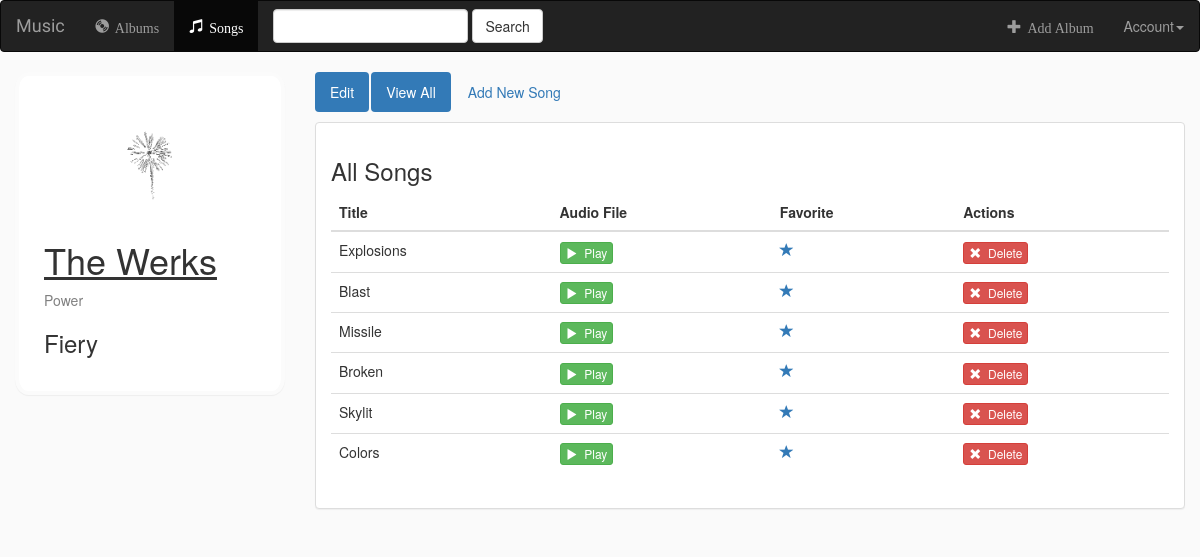
The app's page /myapp/5/ with its own data.
### myapp/models.py (models this page shows, shortened)
class Album(models.Model):
    user = models.ForeignKey(User, default=1)
    artist = models.CharField(max_length=250)
    title = models.CharField(max_length=250)
    genre = models.CharField(max_length=250)
    logo = models.FileField()
    def __str__(self):
        return "{} - {}".format(self.title, self.artist)

class Song(models.Model):
    album = models.ForeignKey(Album, on_delete=models.CASCADE)
    file_type = models.CharField(max_length=10, default="mp3")
    song_title = models.CharField(max_length=250)
    is_favorite = models.BooleanField(default=False)

### myapp/views.py (the view)
# urls.py: url(r'^(?P<pk>[0-9]+)/$', views.DetailView.as_view(), name='detail'),
class DetailView(generic.DetailView):
    model = Album
    template_name = "myapp/detail.html"

### myapp/templates/myapp/detail.html (shortened to what this page needs)
{% extends 'myapp/base.html' %}
{% block songs_active %}active{% endblock %}
{% block body %}
<div class="container-fluid songs-container">
    <div class="row">
        <div class="col-sm-4 col-md-3">
            <div class="panel panel-default" id="albumPanels">
                <div class="panel-body">
                    <a href="{% url 'myapp:detail' album.id %}">
                        {% if album.logo %}
                            <img src="{{ album.logo.url }}" class="img-responsive">
                        {% else %}
                            <h3>No image to display</h3>
                        {% endif %}
                    </a>
                    <h1 id="albumTitle">{{ album.title }} </h1>
                      <p id = "genre">{{ album.genre }}</p>
                    <h3>{{ album.artist }}</h2>
                </div>
            </div>
        </div>
        <div class="col-sm-8 col-md-9">
            <ul class="nav nav-pills" style="margin-bottom: 10px;">
                <li role="presentation" class="active"><a href="{% url 'myapp:album-update' album.id %}">Edit</a></li>
                <li role="presentation" class="active"><a href="{% url 'myapp:detail' album.id %}">View All</a></li>
                <li role="presentation"><a href="{% url 'myapp:create_song' album.id%}">Add New Song</a></li>
            </ul>
            <div class="panel panel-default">
                <div class="panel-body">
                    <h3>All Songs</h3>
                    <table class="table">
                        <thead>
                        <tr>
                            <th>Title</th>
                            <th>Audio File</th>
                            <th>Favorite</th>
                            <th>Actions</th>
                        </tr>
                        </thead>
                        <tbody>
                        {% for song in album.song_set.all %}
                            <tr>
                                <td>{{ song.song_title }}</td>
                                <td>
                                    <a target="" href="">
                                        <button type="button" class="btn btn-success btn-xs" onclick="alert('No file loaded')">
                                            <span class="glyphicon glyphicon-play"></span>&nbsp; Play
                                        </button>
                                    </a>
                                </td>
                                <td>
                                    <a href="#" class="btn-favorite"><span class="glyphicon glyphicon-star" onclick="alert('Favoriting has not been added yet!')"></span></a>
                                </td>
                                <td>
                                  <form action="{% url 'myapp:delete_song' album.id song.id %}" method="post" style="display: inline;" onclick="return confirm('Are you sure you want to delete this album?')">
                                      <button type="submit" class="btn btn-danger btn-xs">
                                          <span class="glyphicon glyphicon-remove"></span>&nbsp; Delete
                                      </button>
                                  </form>
                                </td>
                            </tr>
                        {% endfor %}
                        </tbody>
                    </table>
                </div>
            </div>
        </div>
    </div>
</div>
{% endblock %}

### myapp/static/myapp/style.css (style rules this page uses)
body { background-color: #FAFAFA; }
#albumPanels { border-radius:5%; border:4px solid #FBFBFB; padding:10px; }
#genre { color:gray; }
#albumTitle { text-decoration: underline; }

### records on screen
Album: logo (picture), title "The Werks", genre "Power", artist "Fiery"
Song: song_title "Explosions"
Song: song_title "Blast"
Song: song_title "Missile"
Song: song_title "Broken"
Song: song_title "Skylit"
Song: song_title "Colors"
